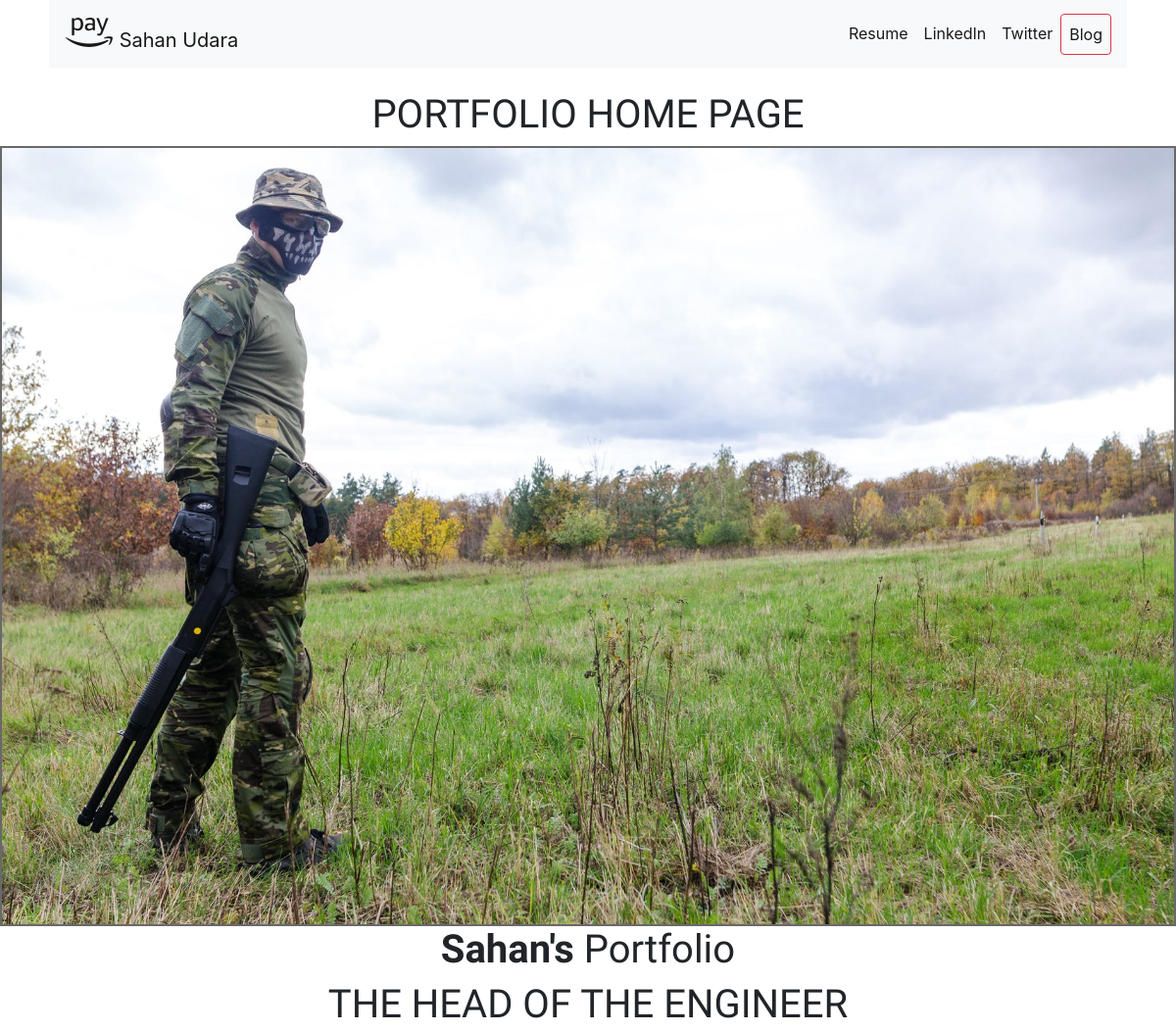
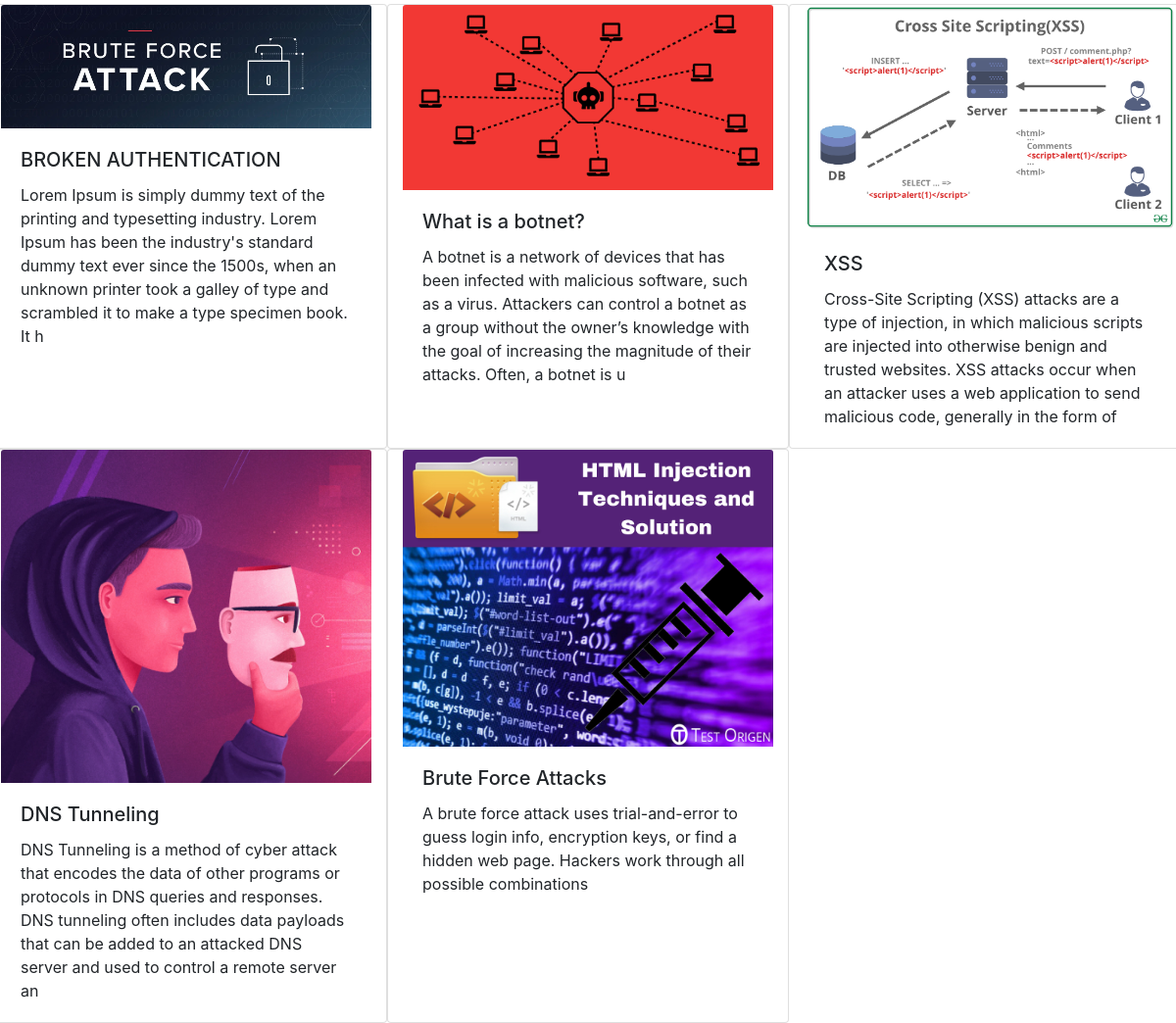
The page / on the database its author committed (2 pictures, top to bottom).
### portfolio/models.py (models this page shows, shortened)
class Project(models.Model):
    title=models.CharField(max_length=100)
    description=models.CharField(max_length=250)
    image=models.ImageField(upload_to="portfolio/images")
    url=models.URLField(blank=True)

### portfolio/views.py (the view)
# urls.py: path('', views.home_page, name="home"),
def home_page(request):
    projects = Project.objects.all()
    return render(request, 'portfolio/home.html', {"projects": projects})

### portfolio/Templates/portfolio/home.html
{% extends 'portfolio/base.html' %}
{% load static %}
{% block content %}
    <br>
    <h1 class="text-center"> PORTFOLIO HOME PAGE </h1>
    <div class="containers">
        <img src="{% static 'portfolio/ghost.jpeg' %}" alt="" class="text-center main-image">
    </div>
    <h1 class="text-center"> <b>Sahan's</b> Portfolio</h1>
    <h1 class="text-center">THE HEAD OF THE ENGINEER  </h1>
  <div class="row ">
    {% for project in projects %}
            <div class="card col-lg-4" style="width: 18rem; height: auto" >
                <img style="max-height: 350px" src="{{ project.image.url }}" class="card-img-top" alt="...">
                <div class="card-body">
                    <h5 class="card-title">{{ project.title }}</h5>
                    <p class="card-text">{{ project.description }}</p>
                </div>
            </div>
    {% endfor %}
      </div>
{% endblock %}

### portfolio/Templates/portfolio/base.html (shortened to what this page needs)
<!DOCTYPE html>
<html lang="en">
<head>
    {% load static %}
    <link rel="stylesheet" href="{% static "portfolio/CSS/style.css" %}">
    <link rel="stylesheet" href="https://cdn.jsdelivr.net/npm/bootstrap@4.6.1/dist/css/bootstrap.min.css"
>
</head>
<body>
{% load static %}
<nav class="navbar navbar-expand-lg navbar-light bg-light" style="margin: 0 50px ">
    <a class="navbar-brand" href="#"><i class="fab fa-amazon-pay fa-2x"></i> Sahan Udara</a>
    <div class="collapse navbar-collapse" id="navbarSupportedContent">
        <ul class="navbar-nav ml-auto">
            <li class="nav-item active">
                <a class="nav-link" href="#">Resume <span class="sr-only">(current)</span></a>
            </li>
            <li class="nav-item active">
                <a class="nav-link" href="#">LinkedIn <span class="sr-only">(current)</span></a>
            </li>
            <li class="nav-item active">
                <a class="nav-link" href="#">Twitter <span class="sr-only">(current)</span></a>
            </li>
            <li class="nav-item active">
                <a class="nav-link btn btn-outline-danger" href="{% url "blog:all_blogs" %}">Blog <span class="sr-only">(current)</span></a>
            </li>
        </ul>
    </div>
</nav>
{% block content %} {% endblock %}
</body>
</html>

### portfolio/static/portfolio/CSS/style.css (style rules this page uses)
.containers { max-width: 1200px; margin: 0 auto; border: 2px solid dimgray; }
.main-image { height: 100%; width: 100%; object-fit: cover; }
.row { margin: 0 auto; }
h1 { font-family: 'Hubballi', cursive; font-size: 3rem; }

### rows shown on the page
Project: image (picture), title "BROKEN AUTHENTICATION", description "Lorem Ipsum is simply dummy text of the printing and typesetting industry. Lorem Ipsum has been the industry's standard dummy text ever since the 1500s, when an unknown printer took a galley of type and scrambled it to make a type specimen book. It h"
Project: image (picture), title "What is a botnet?", description "A botnet is a network of devices that has been infected with malicious software, such as a virus. Attackers can control a botnet as a group without the owner’s knowledge with the goal of increasing the magnitude of their attacks. Often, a botnet is u"
Project: image (picture), title "XSS", description "Cross-Site Scripting (XSS) attacks are a type of injection, in which malicious scripts are injected into otherwise benign and trusted websites. XSS attacks occur when an attacker uses a web application to send malicious code, generally in the form of"
Project: image (picture), title "DNS Tunneling", description "DNS Tunneling is a method of cyber attack that encodes the data of other programs or protocols in DNS queries and responses. DNS tunneling often includes data payloads that can be added to an attacked DNS server and used to control a remote server an"
Project: image (picture), title "Brute Force Attacks", description "A brute force attack uses trial-and-error to guess login info, encryption keys, or find a hidden web page. Hackers work through all possible combinations"
